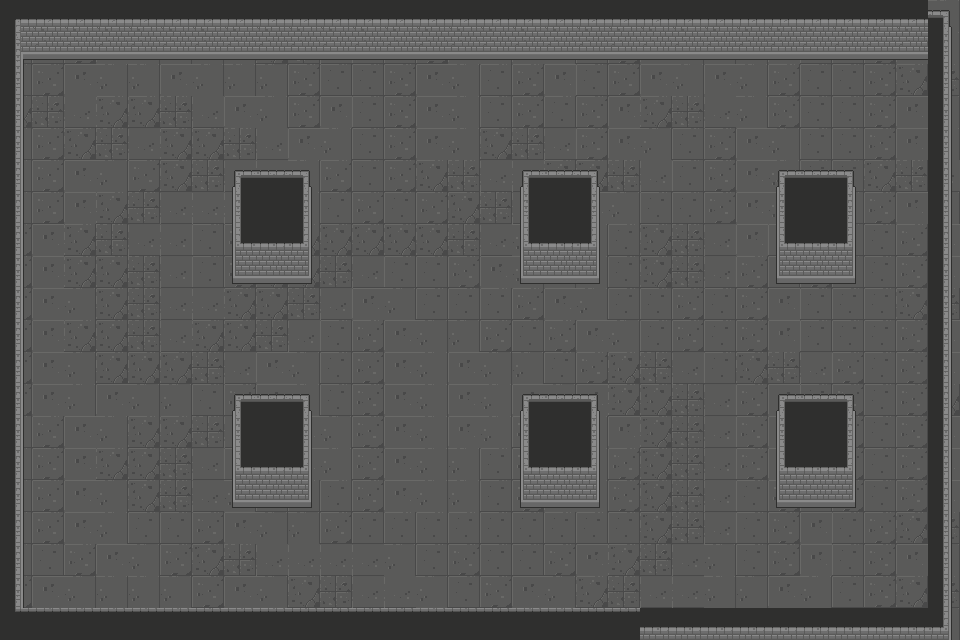

Tiled map render using the project's own tile images. Description and the whole map definition, tile-layer contents included, below:
An orthogonal 30x20 tile map with 32x32 px tiles, 2 tile layers (Suelo, Pared) and 1 object (Player).

<map version="1.10" tiledversion="1.10.2" orientation="orthogonal" renderorder="right-down" width="30" height="20" tilewidth="32" tileheight="32" infinite="0" nextlayerid="4" nextobjectid="4">
 <editorsettings>
  <export target="prueba.tmj" format="json" />
 </editorsettings>
 <tileset firstgid="1" source="Dungeon_Tileset.tsx" />
 <layer id="1" name="Suelo" width="30" height="20">
  <data encoding="csv">
89,89,90,91,89,90,91,92,92,92,91,92,92,92,92,92,92,92,92,89,90,91,92,92,92,89,89,90,91,92,
89,89,90,91,92,92,92,92,105,106,107,89,89,90,91,92,91,92,89,90,91,92,92,92,91,89,89,90,91,92,
89,90,91,92,92,91,92,92,92,90,89,89,90,91,92,89,90,91,89,90,91,92,91,92,90,89,89,90,105,106,
105,106,107,105,105,106,107,91,92,90,91,89,90,91,92,89,90,89,90,91,105,106,107,92,90,89,89,90,91,92,
89,90,105,106,107,105,105,106,107,91,92,89,90,91,92,105,106,107,90,91,92,89,90,91,92,89,89,90,91,92,
89,90,91,92,90,105,106,107,107,92,90,89,90,105,106,107,107,105,105,106,107,89,90,91,92,89,89,105,106,107,
89,90,91,105,106,107,107,107,92,92,89,90,89,90,105,106,107,90,91,92,89,89,90,91,92,89,89,90,91,92,
90,91,105,106,107,107,89,90,91,105,105,105,105,105,106,107,92,91,92,89,105,106,107,91,89,90,89,89,90,91,
90,91,105,105,106,107,89,90,105,105,106,107,89,89,90,91,92,92,92,89,105,106,107,90,89,90,89,89,90,91,
90,91,92,105,106,107,107,105,105,106,107,91,92,89,89,89,90,91,92,89,89,90,89,90,91,89,89,89,105,106,
90,91,105,105,106,107,105,105,106,107,89,90,91,92,92,90,89,90,91,92,89,90,89,90,91,89,89,89,90,91,
90,91,92,105,105,105,106,107,91,92,89,90,91,92,91,92,92,89,90,105,106,107,89,105,106,107,90,89,90,91,
90,91,92,91,92,92,89,90,91,92,89,90,91,92,91,92,91,92,91,105,105,106,107,90,91,89,90,89,90,105,
89,90,91,92,105,105,106,107,90,91,92,90,91,92,91,92,90,91,92,91,105,106,107,90,91,89,90,89,90,91,
89,90,91,105,105,106,107,89,90,91,92,90,91,92,92,89,90,91,92,90,105,106,107,90,91,89,90,89,90,91,
89,90,91,92,105,106,107,92,89,89,89,90,91,92,92,89,90,91,92,90,105,106,107,89,90,89,90,89,90,91,
89,90,91,92,89,89,90,91,92,92,90,89,89,89,89,89,89,89,89,89,105,106,107,89,90,91,89,90,105,106,
89,89,90,91,92,90,105,106,107,107,107,107,92,89,90,89,89,90,91,105,106,107,92,89,90,91,89,90,91,92,
90,91,92,92,92,92,90,91,92,105,106,107,107,92,89,90,91,92,105,106,107,107,92,92,91,92,89,90,105,106,
90,91,92,89,90,91,92,92,92,92,92,92,92,105,106,107,107,107,107,107,90,91,92,90,91,92,89,90,91,92
</data>
 </layer>
 <layer id="2" name="Pared" width="30" height="20">
  <data encoding="csv">
4,5,5,5,5,5,5,5,5,5,5,5,5,5,5,5,5,5,5,5,5,5,5,5,5,5,5,5,5,3,
20,21,21,21,21,21,21,21,21,21,21,21,21,21,21,21,21,21,21,21,21,21,21,21,21,21,21,21,21,19,
19,0,0,0,0,0,0,0,0,0,0,0,0,0,0,0,0,0,0,0,0,0,0,0,0,0,0,0,0,19,
19,0,0,0,0,0,0,0,0,0,0,0,0,0,0,0,0,0,0,0,0,0,0,0,0,0,0,0,0,19,
19,0,0,0,0,0,0,0,0,0,0,0,0,0,0,0,0,0,0,0,0,0,0,0,0,0,0,0,0,19,
19,0,0,0,0,0,0,1,2,3,0,0,0,0,0,0,1,2,3,0,0,0,0,0,1,2,3,0,0,19,
19,0,0,0,0,0,0,17,18,19,0,0,0,0,0,0,17,18,19,0,0,0,0,0,17,18,19,0,0,19,
19,0,0,0,0,0,0,33,34,35,0,0,0,0,0,0,33,34,35,0,0,0,0,0,33,34,35,0,0,19,
19,0,0,0,0,0,0,49,50,51,0,0,0,0,0,0,49,50,51,0,0,0,0,0,49,50,51,0,0,19,
19,0,0,0,0,0,0,0,0,0,0,0,0,0,0,0,0,0,0,0,0,0,0,0,0,0,0,0,0,19,
19,0,0,0,0,0,0,0,0,0,0,0,0,0,0,0,0,0,0,0,0,0,0,0,0,0,0,0,0,19,
19,0,0,0,0,0,0,0,0,0,0,0,0,0,0,0,0,0,0,0,0,0,0,0,0,0,0,0,0,19,
19,0,0,0,0,0,0,1,2,3,0,0,0,0,0,0,1,2,3,0,0,0,0,0,1,2,3,0,0,19,
19,0,0,0,0,0,0,17,18,19,0,0,0,0,0,0,17,18,19,0,0,0,0,0,17,18,19,0,0,19,
19,0,0,0,0,0,0,33,34,35,0,0,0,0,0,0,33,34,35,0,0,0,0,0,33,34,35,0,0,19,
19,0,0,0,0,0,0,49,50,51,0,0,0,0,0,0,49,50,51,0,0,0,0,0,49,50,51,0,0,19,
19,0,0,0,0,0,0,0,0,0,0,0,0,0,0,0,0,0,0,0,0,0,0,0,0,0,0,0,0,19,
19,0,0,0,0,0,0,0,0,0,0,0,0,0,0,0,0,0,0,0,0,0,0,0,0,0,0,0,0,19,
19,0,0,0,0,0,0,0,0,0,0,0,0,0,0,0,0,0,0,0,0,0,0,0,0,0,0,0,0,19,
52,53,53,53,53,53,53,53,53,53,53,53,53,53,53,53,53,53,53,53,34,34,34,34,34,34,34,34,34,35
</data>
 </layer>
 <objectgroup id="3" name="Capa de objetos">
  <object id="3" name="Player" x="425" y="430">
   <point />
  </object>
 </objectgroup>
</map>
